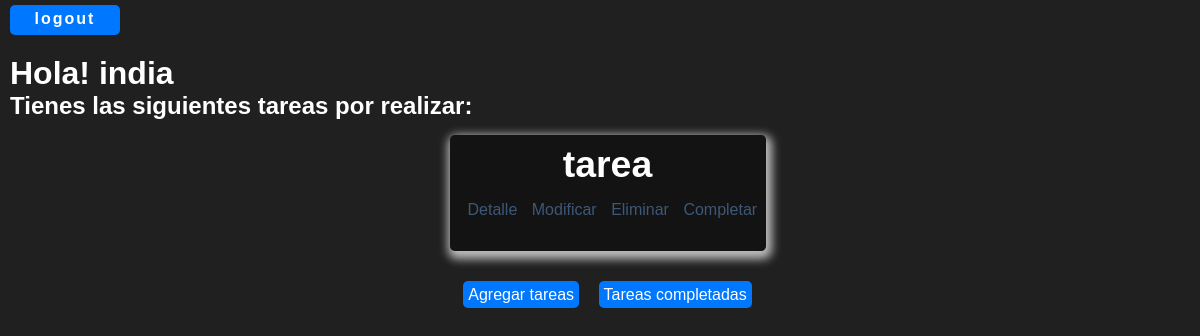
The app's page /task/ (signed in), older data.
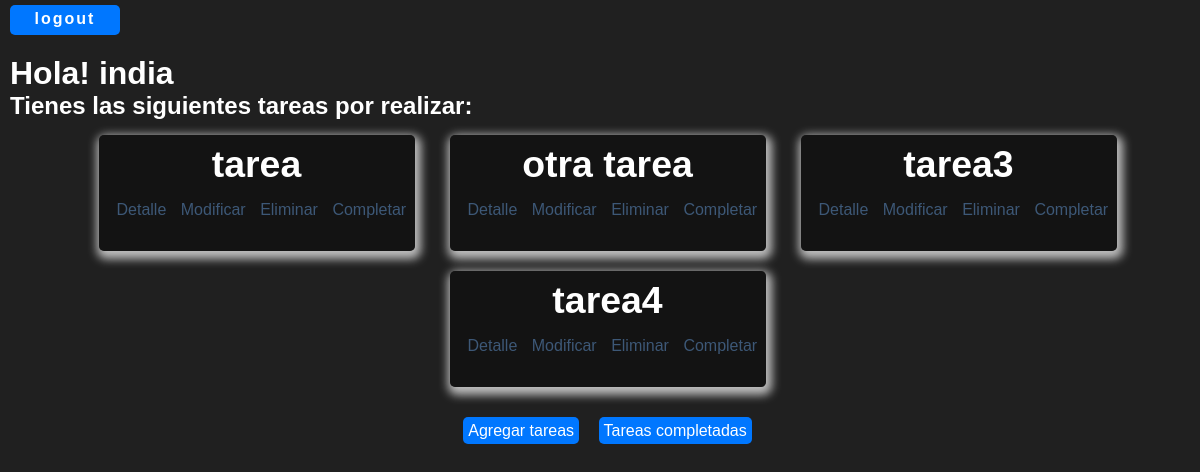
The same page, newer data.
### myapp/models.py (models this page shows)
class Task(models.Model):
  title =models.CharField(max_length=15)
  description = models.TextField(blank=True)
  create = models.DateTimeField(auto_now_add=True)
  datecompleted = models.DateTimeField(null=True,blank=True)
  important = models.BooleanField(default=False)
  user = models.ForeignKey(User, on_delete=models.CASCADE)
  def __str__(self):
    return f"{self.title} - {self.user.username}"

### myapp/views.py (the view)
# urls.py: path("task/",views.task, name="task"),
@login_required
def task(request):
  user_active = request.user
  task_user = Task.objects.filter(user=user_active)
  print(task_user)
  return render(request,"task/index.html",{
    "tasks":task_user
  })

### myapp/templates/task/index.html (shortened to what this page needs)
{% extends 'base.html'%} {% load static %}
{% block content %} {% if user.is_authenticated %}
<div class="btnL">
  <a href="/logout">logout</a>
</div>
{% endif %}
<div class="containerTask">
  <h1 class="username">Hola! {{ user.username }}</h1>
  {% if tasks %}
  <h2>Tienes las siguientes tareas por realizar:</h2>
  <ul class="containerCard">
    {% for task in tasks %}
    {% if not task.datecompleted %}
    <li class="card">
      <div class="titleTask">
        <h3>{{ task.title }}</h3>
      </div>
      <div class="containerOp">
        <a href="{% url 'task_detail' task.id %}" class="option">Detalle</a>
        <a href="{% url 'update_task' task.id %}" class="option">Modificar</a>
        <a href="{% url 'task_delete' task.id %}" class="option">Eliminar</a>
        <a href="{% url 'task_completed' task.id %}" class="option"
          >Completar</a
        >
      </div>
    </li>
    {% endif %} {% endfor %}
  </ul>
  {% else %}
  <h2>No hay tareas pendiente</h2>
  {% endif %}
  <div class="links">
    <a href="{% url 'create_task' %}">Agregar tareas</a>
    <a href="{% url 'tasks_completed_list' %}">Tareas completadas</a>
  </div>
</div>
{% endblock %}

### myapp/templates/base.html (shortened to what this page needs)
{% load static %}
<!DOCTYPE html>
<html lang="en">
  <head>
    {% block head %}
    <link rel="stylesheet" href="{% static 'base.css' %}" />
    {% endblock %}
  </head>
  <body>
    {% block content %} {% endblock %}
  </body>
</html>

### myapp/static/base.css (style rules this page uses)
* { margin: 0; padding: 0; font-family: Arial, Helvetica, sans-serif; }
body { background-color: #202020; }

Row changes from the older to the newer data that the page shows:
added Task: title "otra tarea"
added Task: title "tarea3"
added Task: title "tarea4"
